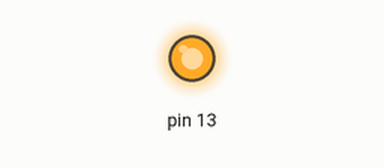
Bench run of a sketch on a simulated Arduino Uno, built with avr-gcc and run on an emulated ATmega328P. Shown: output pins drawn as LEDs (lit = HIGH).

Above: at 0.65 s.
At 4.1 s:
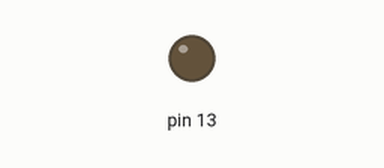
Timing chart, 0 to 5.3 s (numbered marks = the images above):
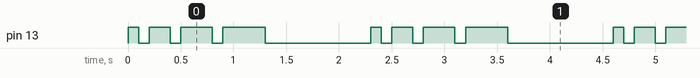

Measured:
- by itself, pin 13: repeats every 2.3 s: LOW 0.10 s, HIGH 0.20 s, LOW 0.10 s, HIGH 0.30 s, LOW 0.10 s, HIGH 0.40 s, LOW 1.0 s, HIGH 0.10 s
- by itself, everything shown: repeats every 2.3 s, in 8 steps

The sketch:

____.ino
```cpp
void setup(){
  pinMode(13, OUTPUT);
}

void loop(){
  digitalWrite(13, HIGH);
  delay(100);
  digitalWrite(13, LOW);
  delay(100);
  digitalWrite(13, HIGH);
  delay(200);
  digitalWrite(13, LOW);
  delay(100);
   digitalWrite(13, HIGH);
  delay(300);
  digitalWrite(13, LOW);
  delay(100);
  digitalWrite(13, HIGH);
  delay(400);
  digitalWrite(13, LOW);
  delay(1000);
}
```
